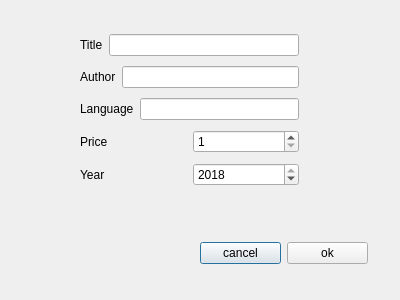
<?xml version="1.0" encoding="UTF-8"?>
<ui version="4.0">
 <class>DialogAdd</class>
 <widget class="QDialog" name="DialogAdd">
  <property name="geometry">
   <rect>
    <x>0</x>
    <y>0</y>
    <width>400</width>
    <height>300</height>
   </rect>
  </property>
  <property name="windowTitle">
   <string>Dialog</string>
  </property>
  <widget class="QWidget" name="layoutWidget">
   <property name="geometry">
    <rect>
     <x>80</x>
     <y>30</y>
     <width>219</width>
     <height>163</height>
    </rect>
   </property>
   <layout class="QVBoxLayout" name="verticalLayout">
    <item>
     <layout class="QHBoxLayout" name="horizontalLayout">
      <item>
       <widget class="QLabel" name="label">
        <property name="text">
         <string>Title</string>
        </property>
       </widget>
      </item>
      <item>
       <widget class="QLineEdit" name="DtxtTitle"/>
      </item>
     </layout>
    </item>
    <item>
     <layout class="QHBoxLayout" name="horizontalLayout_2">
      <item>
       <widget class="QLabel" name="label_2">
        <property name="text">
         <string>Author</string>
        </property>
       </widget>
      </item>
      <item>
       <widget class="QLineEdit" name="DtxtAuthor"/>
      </item>
     </layout>
    </item>
    <item>
     <layout class="QHBoxLayout" name="horizontalLayout_3">
      <item>
       <widget class="QLabel" name="label_3">
        <property name="text">
         <string>Language</string>
        </property>
       </widget>
      </item>
      <item>
       <widget class="QLineEdit" name="DtxtLang"/>
      </item>
     </layout>
    </item>
    <item>
     <layout class="QHBoxLayout" name="horizontalLayout_4">
      <item>
       <widget class="QLabel" name="label_4">
        <property name="text">
         <string>Price</string>
        </property>
       </widget>
      </item>
      <item>
       <widget class="QSpinBox" name="sbPrice">
        <property name="minimum">
         <number>1</number>
        </property>
        <property name="maximum">
         <number>10000</number>
        </property>
       </widget>
      </item>
     </layout>
    </item>
    <item>
     <layout class="QHBoxLayout" name="horizontalLayout_5">
      <item>
       <widget class="QLabel" name="label_5">
        <property name="text">
         <string>Year</string>
        </property>
       </widget>
      </item>
      <item>
       <widget class="QSpinBox" name="sbYear">
        <property name="minimum">
         <number>1900</number>
        </property>
        <property name="maximum">
         <number>2018</number>
        </property>
        <property name="value">
         <number>2018</number>
        </property>
       </widget>
      </item>
     </layout>
    </item>
   </layout>
  </widget>
  <widget class="QWidget" name="layoutWidget">
   <property name="geometry">
    <rect>
     <x>200</x>
     <y>240</y>
     <width>168</width>
     <height>27</height>
    </rect>
   </property>
   <layout class="QHBoxLayout" name="horizontalLayout_6">
    <item>
     <widget class="QPushButton" name="DbtCancel">
      <property name="text">
       <string>cancel</string>
      </property>
     </widget>
    </item>
    <item>
     <widget class="QPushButton" name="DbtOk">
      <property name="text">
       <string>ok</string>
      </property>
     </widget>
    </item>
   </layout>
  </widget>
 </widget>
 <resources/>
 <connections/>
</ui>
